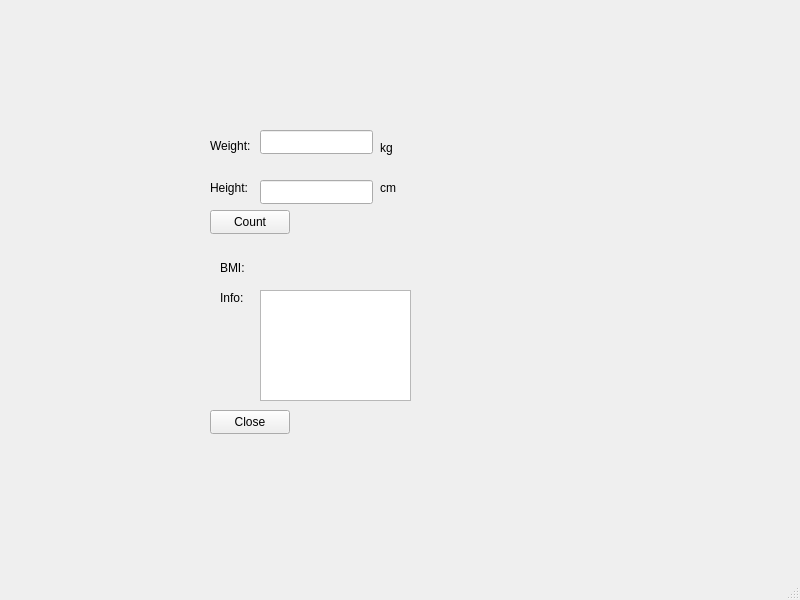
<?xml version="1.0" encoding="UTF-8"?>
<ui version="4.0">
 <class>MainWindow</class>
 <widget class="QMainWindow" name="MainWindow">
  <property name="geometry">
   <rect>
    <x>0</x>
    <y>0</y>
    <width>800</width>
    <height>600</height>
   </rect>
  </property>
  <property name="windowTitle">
   <string>MainWindow</string>
  </property>
  <widget class="QWidget" name="centralwidget">
   <widget class="QLabel" name="label">
    <property name="geometry">
     <rect>
      <x>210</x>
      <y>130</y>
      <width>41</width>
      <height>31</height>
     </rect>
    </property>
    <property name="text">
     <string>Weight:</string>
    </property>
   </widget>
   <widget class="QLabel" name="label_2">
    <property name="geometry">
     <rect>
      <x>210</x>
      <y>180</y>
      <width>49</width>
      <height>16</height>
     </rect>
    </property>
    <property name="text">
     <string>Height:</string>
    </property>
   </widget>
   <widget class="QLabel" name="label_3">
    <property name="geometry">
     <rect>
      <x>380</x>
      <y>140</y>
      <width>49</width>
      <height>16</height>
     </rect>
    </property>
    <property name="text">
     <string>kg</string>
    </property>
   </widget>
   <widget class="QLabel" name="label_4">
    <property name="geometry">
     <rect>
      <x>380</x>
      <y>180</y>
      <width>49</width>
      <height>16</height>
     </rect>
    </property>
    <property name="text">
     <string>cm</string>
    </property>
   </widget>
   <widget class="QPushButton" name="countButton">
    <property name="geometry">
     <rect>
      <x>210</x>
      <y>210</y>
      <width>80</width>
      <height>24</height>
     </rect>
    </property>
    <property name="text">
     <string>Count</string>
    </property>
   </widget>
   <widget class="QLabel" name="label_5">
    <property name="geometry">
     <rect>
      <x>220</x>
      <y>260</y>
      <width>49</width>
      <height>16</height>
     </rect>
    </property>
    <property name="text">
     <string>BMI:</string>
    </property>
   </widget>
   <widget class="QLabel" name="label_6">
    <property name="geometry">
     <rect>
      <x>220</x>
      <y>290</y>
      <width>49</width>
      <height>16</height>
     </rect>
    </property>
    <property name="text">
     <string>Info:</string>
    </property>
   </widget>
   <widget class="QTextBrowser" name="infoTextBrowser">
    <property name="geometry">
     <rect>
      <x>260</x>
      <y>290</y>
      <width>151</width>
      <height>111</height>
     </rect>
    </property>
   </widget>
   <widget class="QLabel" name="resultLabel">
    <property name="geometry">
     <rect>
      <x>270</x>
      <y>260</y>
      <width>141</width>
      <height>16</height>
     </rect>
    </property>
    <property name="text">
     <string/>
    </property>
   </widget>
   <widget class="QPushButton" name="closeButton">
    <property name="geometry">
     <rect>
      <x>210</x>
      <y>410</y>
      <width>80</width>
      <height>24</height>
     </rect>
    </property>
    <property name="text">
     <string>Close</string>
    </property>
   </widget>
   <widget class="QLineEdit" name="weightLineEdit">
    <property name="geometry">
     <rect>
      <x>260</x>
      <y>130</y>
      <width>113</width>
      <height>24</height>
     </rect>
    </property>
    <property name="text">
     <string/>
    </property>
   </widget>
   <widget class="QLineEdit" name="heightLineEdit">
    <property name="geometry">
     <rect>
      <x>260</x>
      <y>180</y>
      <width>113</width>
      <height>24</height>
     </rect>
    </property>
   </widget>
  </widget>
  <widget class="QMenuBar" name="menubar">
   <property name="geometry">
    <rect>
     <x>0</x>
     <y>0</y>
     <width>800</width>
     <height>21</height>
    </rect>
   </property>
  </widget>
  <widget class="QStatusBar" name="statusbar"/>
 </widget>
 <resources/>
 <connections>
  <connection>
   <sender>closeButton</sender>
   <signal>clicked()</signal>
   <receiver>MainWindow</receiver>
   <slot>close()</slot>
   <hints>
    <hint type="sourcelabel">
     <x>249</x>
     <y>442</y>
    </hint>
    <hint type="destinationlabel">
     <x>399</x>
     <y>299</y>
    </hint>
   </hints>
  </connection>
 </connections>
</ui>
